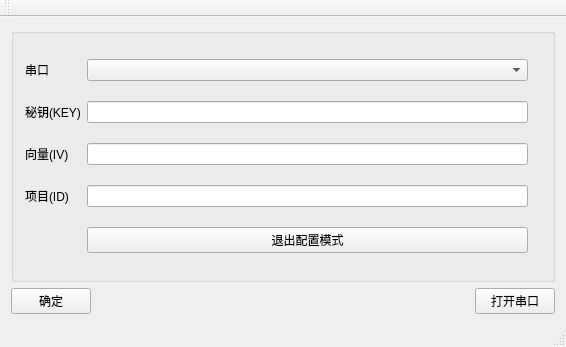
<?xml version="1.0" encoding="UTF-8"?>
<ui version="4.0">
 <class>MainWindow</class>
 <widget class="QMainWindow" name="MainWindow">
  <property name="geometry">
   <rect>
    <x>0</x>
    <y>0</y>
    <width>566</width>
    <height>347</height>
   </rect>
  </property>
  <property name="cursor">
   <cursorShape>ArrowCursor</cursorShape>
  </property>
  <property name="windowTitle">
   <string>DTU串口协议配置</string>
  </property>
  <property name="iconSize">
   <size>
    <width>24</width>
    <height>24</height>
   </size>
  </property>
  <widget class="QWidget" name="centralWidget">
   <layout class="QVBoxLayout" name="verticalLayout_2" stretch="1,0">
    <item>
     <widget class="QGroupBox" name="groupBox">
      <property name="title">
       <string/>
      </property>
      <property name="alignment">
       <set>Qt::AlignLeading|Qt::AlignLeft|Qt::AlignVCenter</set>
      </property>
      <layout class="QGridLayout" name="gridLayout" columnstretch="0,0,0,0,0">
       <item row="4" column="0">
        <widget class="QLabel" name="label_IV">
         <property name="text">
          <string>向量(IV)</string>
         </property>
        </widget>
       </item>
       <item row="2" column="0">
        <widget class="QLabel" name="label_KEY">
         <property name="baseSize">
          <size>
           <width>0</width>
           <height>2</height>
          </size>
         </property>
         <property name="lineWidth">
          <number>2</number>
         </property>
         <property name="text">
          <string>秘钥(KEY)</string>
         </property>
        </widget>
       </item>
       <item row="1" column="0">
        <widget class="QLabel" name="label">
         <property name="text">
          <string>串口</string>
         </property>
        </widget>
       </item>
       <item row="2" column="3">
        <widget class="QLineEdit" name="lineEdit_key"/>
       </item>
       <item row="6" column="3">
        <widget class="QLineEdit" name="lineEdit_id"/>
       </item>
       <item row="1" column="3">
        <widget class="QComboBox" name="comboBox"/>
       </item>
       <item row="6" column="0">
        <widget class="QLabel" name="label_ID">
         <property name="text">
          <string>项目(ID)</string>
         </property>
        </widget>
       </item>
       <item row="4" column="3">
        <widget class="QLineEdit" name="lineEdit_iv"/>
       </item>
       <item row="4" column="4">
        <widget class="QLabel" name="label_3">
         <property name="text">
          <string/>
         </property>
        </widget>
       </item>
       <item row="2" column="4">
        <widget class="QLabel" name="label_2">
         <property name="text">
          <string/>
         </property>
        </widget>
       </item>
       <item row="6" column="4">
        <widget class="QLabel" name="label_4">
         <property name="text">
          <string/>
         </property>
        </widget>
       </item>
       <item row="7" column="3">
        <widget class="QPushButton" name="pushButton_3">
         <property name="text">
          <string>退出配置模式</string>
         </property>
        </widget>
       </item>
      </layout>
     </widget>
    </item>
    <item>
     <layout class="QHBoxLayout" name="horizontalLayout">
      <item>
       <widget class="QPushButton" name="pushButton_2">
        <property name="text">
         <string>确定</string>
        </property>
       </widget>
      </item>
      <item>
       <spacer name="horizontalSpacer_2">
        <property name="orientation">
         <enum>Qt::Horizontal</enum>
        </property>
        <property name="sizeHint" stdset="0">
         <size>
          <width>40</width>
          <height>20</height>
         </size>
        </property>
       </spacer>
      </item>
      <item>
       <widget class="QPushButton" name="pushButton">
        <property name="text">
         <string>打开串口</string>
        </property>
       </widget>
      </item>
     </layout>
    </item>
   </layout>
  </widget>
  <widget class="QMenuBar" name="menuBar">
   <property name="geometry">
    <rect>
     <x>0</x>
     <y>0</y>
     <width>566</width>
     <height>23</height>
    </rect>
   </property>
  </widget>
  <widget class="QToolBar" name="mainToolBar">
   <attribute name="toolBarArea">
    <enum>TopToolBarArea</enum>
   </attribute>
   <attribute name="toolBarBreak">
    <bool>false</bool>
   </attribute>
  </widget>
  <widget class="QStatusBar" name="statusBar"/>
 </widget>
 <layoutdefault spacing="6" margin="11"/>
 <resources/>
 <connections/>
</ui>
